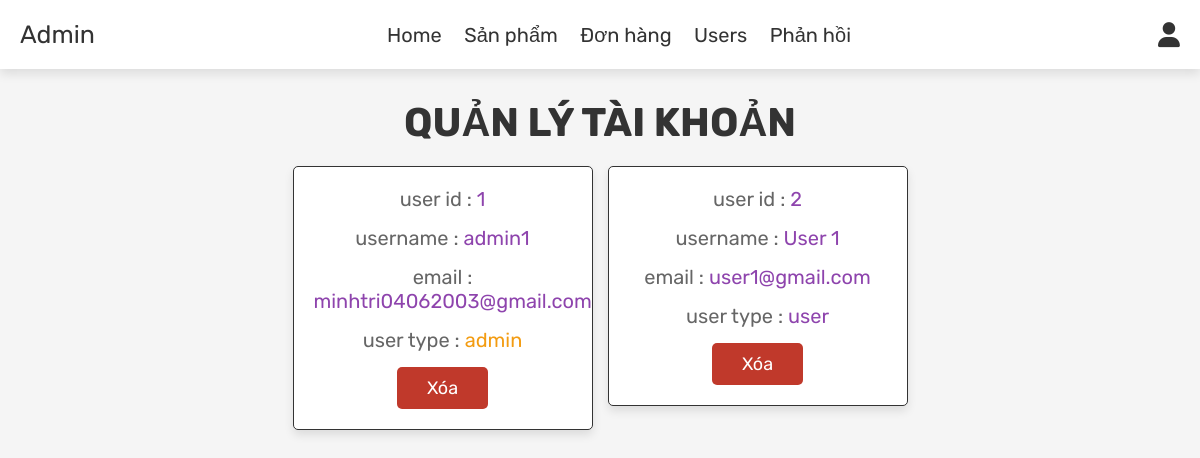
/admin_users.php (signed in), run on the app's committed database.
### tables this page shows
CREATE TABLE `users` (
  `id` int NOT NULL AUTO_INCREMENT,
  `name` varchar(100) NOT NULL,
  `email` varchar(100) NOT NULL,
  `password` varchar(100) NOT NULL,
  `user_type` varchar(20) NOT NULL DEFAULT 'user',
  `birthday` date DEFAULT NULL,
  `address` varchar(100) DEFAULT NULL,
  `phone` varchar(20) DEFAULT NULL,
  `des` varchar(255) DEFAULT NULL,
  PRIMARY KEY (`id`)
);

### admin_users.php (the view, shortened to what this page needs)
<?php
include 'config.php';
?>
<!DOCTYPE html>
<html lang="en">
<head>
   <link rel="stylesheet" href="https://cdnjs.cloudflare.com/ajax/libs/font-awesome/6.0.0/css/all.min.css">
   <link rel="stylesheet" href="css/admin_style.css">
</head>
<body>
<?php include 'admin_header.php'; ?>
<section class="users">
   <h1 class="title"> Quản lý tài khoản </h1>
   <div class="box-container">
      <?php
         $select_users = mysqli_query($conn, "SELECT * FROM `users`") or die('query failed');
         while($fetch_users = mysqli_fetch_assoc($select_users)){
      ?>
      <div class="box">
         <p> user id : <span><?php echo $fetch_users['id']; ?></span> </p>
         <p> username : <span><?php echo $fetch_users['name']; ?></span> </p>
         <p> email : <span><?php echo $fetch_users['email']; ?></span> </p>
         <p> user type : <span style="color:<?php if($fetch_users['user_type'] == 'admin'){ echo 'var(--orange)'; } ?>"><?php echo $fetch_users['user_type']; ?></span> </p>
         <a href="admin_users.php?delete=<?php echo $fetch_users['id']; ?>" onclick="return confirm('delete this user?');" class="delete-btn">Xóa</a>
      </div>
      <?php
         };
      ?>
   </div>
</section>
</body>
</html>

### css/admin_style.css (style rules this page uses)
:root { --purple:#8e44ad; --red:#c0392b; --orange:#f39c12; --black:#333; --white:#fff; --light-color:#666; --light-white:#ccc; --light-bg:#f5f5f5; --border:.1rem solid var(--black); --box-shadow:0 .5rem 1rem rgba(0,0,0,.1); }
* { font-family: 'Rubik', sans-serif; margin:0; padding:0; box-sizing: border-box; outline: none; border:none; text-decoration: none; transition:all .2s linear; }
html { font-size: 62.5%; overflow-x: hidden; }
body { background-color: var(--light-bg); }
section { padding:3rem 2rem; }
.title { text-align: center; margin-bottom: 2rem; text-transform: uppercase; color:var(--black); font-size: 4rem; }
.btn, .option-btn, .delete-btn, .white-btn { display: inline-block; margin-top: 1rem; padding:1rem 3rem; cursor: pointer; color:var(--white); font-size: 1.8rem; border-radius: .5rem; text-transform: capitalize; }
.delete-btn { background-color: var(--red); }
.users .box-container { display: grid; grid-template-columns: repeat(auto-fit, 30rem); justify-content: center; gap:1.5rem; max-width: 1200px; margin:0 auto; align-items: flex-start; }
.users .box-container .box { background-color: var(--white); padding:2rem; border:var(--border); box-shadow: var(--box-shadow); border-radius: .5rem; text-align: center; }
.users .box-container .box p { padding-bottom: 1.5rem; font-size: 2rem; color:var(--light-color); }
.users .box-container .box p span { color:var(--purple); }
.users .box-container .box .delete-btn { margin-top: 0; }

### data on the page
users: id "1", name "admin1", email "minhtri04062003@gmail.com", user_type "admin"
users: id "2", name "User 1", email "user1@gmail.com", user_type "user"
